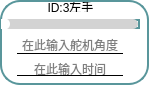
           <widget class="QFrame" name="frame_3">
            <property name="enabled">
             <bool>true</bool>
            </property>
            <property name="layoutDirection">
             <enum>Qt::LayoutDirection::RightToLeft</enum>
            </property>
            <property name="styleSheet">
             <string notr="true">* {
  background: white; /* 背景改为白色 */
  border: 2px solid #59969b; /* 使用与滑块一致的颜色 */
  border-radius: 20px;
}

</string>
            </property>
            <property name="frameShape">
             <enum>QFrame::Shape::StyledPanel</enum>
            </property>
            <property name="frameShadow">
             <enum>QFrame::Shadow::Raised</enum>
            </property>
            <widget class="QLineEdit" name="lineEdit_time3">
             <property name="geometry">
              <rect>
               <x>17</x>
               <y>61</y>
               <width>106</width>
               <height>15</height>
              </rect>
             </property>
             <property name="maximumSize">
              <size>
               <width>120</width>
               <height>15</height>
              </size>
             </property>
             <property name="styleSheet">
              <string notr="true">QLineEdit {
            border-top: none;
            border-left: none;
            border-right: none;
            border-bottom: 1px solid black;
            background-color: transparent;
        }
        
        QLineEdit:focus {
            border-bottom: 1px solid #2a70f4;
        }</string>
             </property>
             <property name="alignment">
              <set>Qt::AlignmentFlag::AlignCenter</set>
             </property>
             <property name="dragEnabled">
              <bool>false</bool>
             </property>
             <property name="placeholderText">
              <string>在此输入时间</string>
             </property>
            </widget>
            <widget class="QLineEdit" name="lineEdit_servo3">
             <property name="enabled">
              <bool>true</bool>
             </property>
             <property name="geometry">
              <rect>
               <x>17</x>
               <y>36</y>
               <width>106</width>
               <height>18</height>
              </rect>
             </property>
             <property name="maximumSize">
              <size>
               <width>120</width>
               <height>16777215</height>
              </size>
             </property>
             <property name="layoutDirection">
              <enum>Qt::LayoutDirection::LeftToRight</enum>
             </property>
             <property name="styleSheet">
              <string notr="true">QLineEdit {
            border-top: none;
            border-left: none;
            border-right: none;
            border-bottom: 1px solid black;
            background-color: transparent;
        }
        
        QLineEdit:focus {
            border-bottom: 1px solid #2a70f4;
        }</string>
             </property>
             <property name="alignment">
              <set>Qt::AlignmentFlag::AlignCenter</set>
             </property>
             <property name="placeholderText">
              <string>在此输入舵机角度</string>
             </property>
            </widget>
            <widget class="QSlider" name="Slider_Servo3">
             <property name="geometry">
              <rect>
               <x>1</x>
               <y>19</y>
               <width>139</width>
               <height>10</height>
              </rect>
             </property>
             <property name="maximumSize">
              <size>
               <width>16777215</width>
               <height>10</height>
              </size>
             </property>
             <property name="layoutDirection">
              <enum>Qt::LayoutDirection::LeftToRight</enum>
             </property>
             <property name="styleSheet">
              <string notr="true">QSlider::groove:horizontal {
    border: none;
    height: 10px;
    background-color: lightgray;
    border-radius: 5px;
}

QSlider::handle:horizontal {
    width: 12px; /* 增大滑块的宽度 */
    margin: -1px 0px -1px -5px;
    border-radius: 6px; /* 也可以调整圆角半径以匹配滑块的大小 */
    background-color: white;
}

QSlider::sub-page:horizontal {
    background-color: qlineargradient(x1:0, y1:0, x2:1, y2:1, stop:0 #59969b, stop:1 #04e7fa);
    border-radius: 5px;
}
</string>
             </property>
             <property name="minimum">
              <number>0</number>
             </property>
             <property name="maximum">
              <number>240</number>
             </property>
             <property name="orientation">
              <enum>Qt::Orientation::Horizontal</enum>
             </property>
             <property name="invertedAppearance">
              <bool>false</bool>
             </property>
             <property name="tickPosition">
              <enum>QSlider::TickPosition::NoTicks</enum>
             </property>
             <property name="tickInterval">
              <number>1</number>
             </property>
            </widget>
            <widget class="QLabel" name="label_id3">
             <property name="geometry">
              <rect>
               <x>1</x>
               <y>2</y>
               <width>139</width>
               <height>10</height>
              </rect>
             </property>
             <property name="minimumSize">
              <size>
               <width>0</width>
               <height>10</height>
              </size>
             </property>
             <property name="maximumSize">
              <size>
               <width>16777215</width>
               <height>10</height>
              </size>
             </property>
             <property name="styleSheet">
              <string notr="true">QLabel{border: none; /* 去掉控件的边框 */}
QLabel{background: none; /* 去掉控件的边框 */}</string>
             </property>
             <property name="text">
              <string>ID:3左手</string>
             </property>
             <property name="alignment">
              <set>Qt::AlignmentFlag::AlignCenter</set>
             </property>
            </widget>
           </widget>
